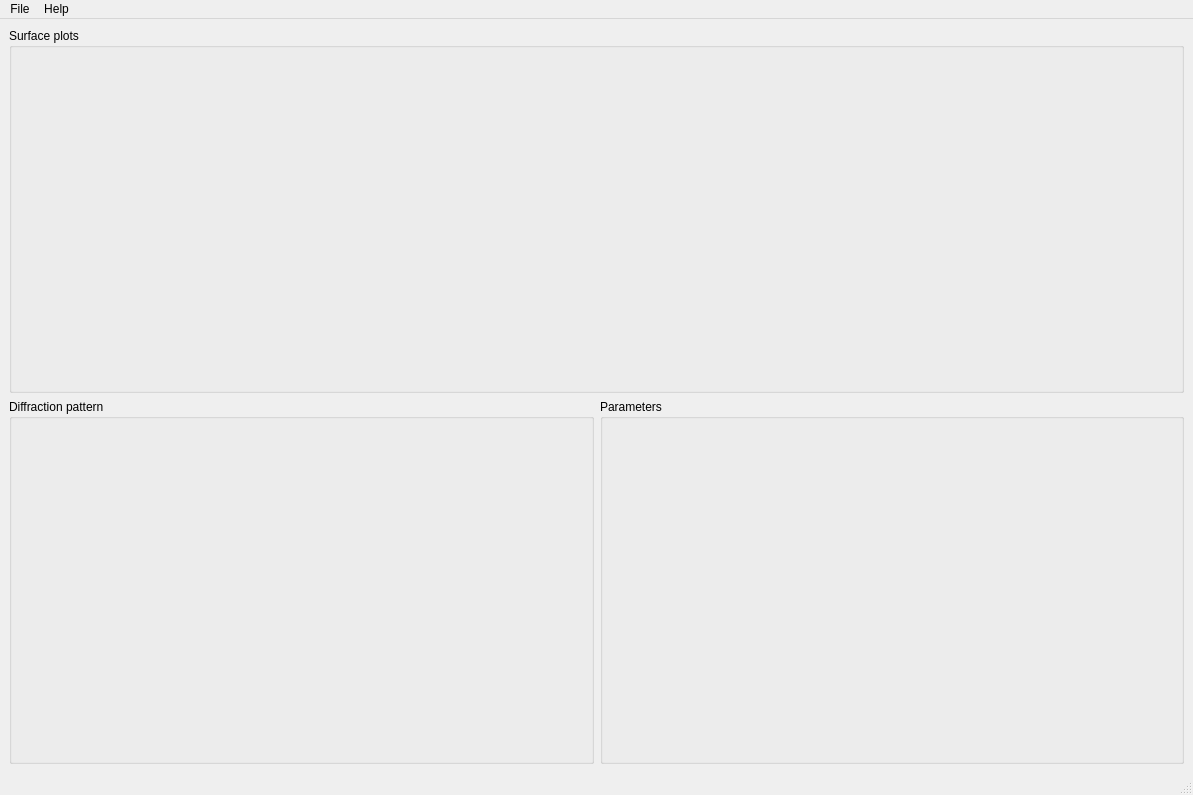
<?xml version="1.0" encoding="UTF-8"?>
<ui version="4.0">
 <class>MainWindow</class>
 <widget class="QMainWindow" name="MainWindow">
  <property name="geometry">
   <rect>
    <x>0</x>
    <y>0</y>
    <width>1193</width>
    <height>795</height>
   </rect>
  </property>
  <property name="windowTitle">
   <string>Reel</string>
  </property>
  <property name="windowIcon">
   <iconset resource="icons.qrc">
    <normaloff>:/icons/Main.png</normaloff>:/icons/Main.png</iconset>
  </property>
  <property name="toolTip">
   <string/>
  </property>
  <property name="statusTip">
   <string/>
  </property>
  <widget class="QWidget" name="centralwidget">
   <layout class="QGridLayout" name="gridLayout">
    <item row="1" column="1">
     <widget class="QGroupBox" name="groupBox_2">
      <property name="title">
       <string>Parameters</string>
      </property>
      <layout class="QGridLayout" name="gridLayout_3">
       <item row="0" column="0">
        <layout class="QVBoxLayout" name="verticalLayout_par"/>
       </item>
      </layout>
     </widget>
    </item>
    <item row="0" column="0" colspan="2">
     <widget class="QGroupBox" name="groupBox_surf">
      <property name="sizePolicy">
       <sizepolicy hsizetype="Preferred" vsizetype="Preferred">
        <horstretch>0</horstretch>
        <verstretch>0</verstretch>
       </sizepolicy>
      </property>
      <property name="title">
       <string>Surface plots</string>
      </property>
      <layout class="QGridLayout" name="gridLayout_2">
       <item row="0" column="0">
        <layout class="QVBoxLayout" name="verticalLayout_surf"/>
       </item>
      </layout>
     </widget>
    </item>
    <item row="1" column="0">
     <widget class="QGroupBox" name="groupBox_pattern">
      <property name="title">
       <string>Diffraction pattern</string>
      </property>
      <layout class="QGridLayout" name="gridLayout_4">
       <item row="0" column="0">
        <layout class="QVBoxLayout" name="verticalLayout_pat"/>
       </item>
      </layout>
     </widget>
    </item>
   </layout>
  </widget>
  <widget class="QMenuBar" name="menubar">
   <property name="geometry">
    <rect>
     <x>0</x>
     <y>0</y>
     <width>1193</width>
     <height>20</height>
    </rect>
   </property>
   <widget class="QMenu" name="menuFile">
    <property name="title">
     <string>File</string>
    </property>
    <widget class="QMenu" name="menuOpen">
     <property name="title">
      <string>Open</string>
     </property>
     <property name="icon">
      <iconset resource="icons.qrc">
       <normaloff>:/icons/OpenFile.png</normaloff>:/icons/OpenFile.png</iconset>
     </property>
     <addaction name="action_OpenCSV"/>
     <addaction name="action_OpenDAT"/>
     <addaction name="action_OpenESG"/>
     <addaction name="action_OpenPRF"/>
     <addaction name="action_OpenXYE"/>
     <addaction name="action_OpenXYY"/>
    </widget>
    <addaction name="menuOpen"/>
    <addaction name="separator"/>
    <addaction name="actionUpdate"/>
   </widget>
   <widget class="QMenu" name="menuHelp">
    <property name="title">
     <string>Help</string>
    </property>
    <addaction name="actionAbout"/>
   </widget>
   <addaction name="menuFile"/>
   <addaction name="menuHelp"/>
  </widget>
  <widget class="QStatusBar" name="statusbar"/>
  <action name="actionUpdate">
   <property name="enabled">
    <bool>false</bool>
   </property>
   <property name="icon">
    <iconset resource="icons.qrc">
     <normaloff>:/icons/Update.png</normaloff>:/icons/Update.png</iconset>
   </property>
   <property name="text">
    <string>Update</string>
   </property>
   <property name="toolTip">
    <string>&lt;html&gt;&lt;head/&gt;&lt;body&gt;&lt;p&gt;Re-read the selected files&lt;/p&gt;&lt;/body&gt;&lt;/html&gt;</string>
   </property>
  </action>
  <action name="actionOpen_xyy">
   <property name="icon">
    <iconset resource="icons.qrc">
     <normaloff>:/icons/OpenFile.png</normaloff>:/icons/OpenFile.png</iconset>
   </property>
   <property name="text">
    <string>Open *.xyy</string>
   </property>
  </action>
  <action name="action_OpenCSV">
   <property name="text">
    <string>*.csv</string>
   </property>
  </action>
  <action name="action_OpenXYY">
   <property name="text">
    <string>*.xyy</string>
   </property>
  </action>
  <action name="action_OpenPRF">
   <property name="text">
    <string>*.prf</string>
   </property>
  </action>
  <action name="action_OpenDAT">
   <property name="enabled">
    <bool>true</bool>
   </property>
   <property name="text">
    <string>*.dat</string>
   </property>
  </action>
  <action name="action_OpenXYE">
   <property name="enabled">
    <bool>true</bool>
   </property>
   <property name="text">
    <string>*.xye *.xy</string>
   </property>
  </action>
  <action name="actionAbout">
   <property name="text">
    <string>About</string>
   </property>
  </action>
  <action name="action_OpenESG">
   <property name="text">
    <string>*.esg</string>
   </property>
  </action>
 </widget>
 <resources>
  <include location="icons.qrc"/>
 </resources>
 <connections/>
</ui>
